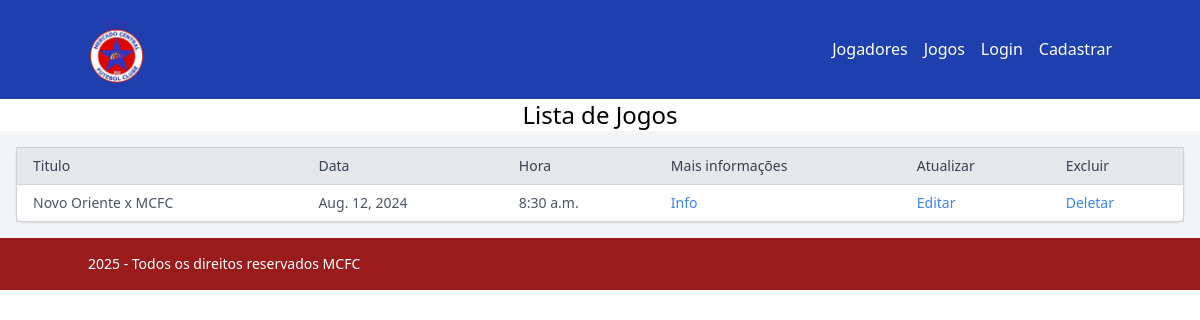
/jogos/, run on the app's committed database.
### jogos/models.py (models this page shows, shortened)
class Jogo(models.Model):
  id = models.UUIDField(primary_key=True, default=uuid.uuid4, editable=False)
  titulo = models.CharField(max_length=150)
  local = models.CharField(max_length=150)
  data_jogo = models.DateField()
  hora_jogo = models.TimeField()
  time_casa = models.CharField(max_length=150)
  time_visitante = models.CharField(max_length=150)
  placar_casa = models.IntegerField(blank=True, null=True)
  placar_visitante = models.IntegerField(blank=True, null=True)
  arte_jogo = models.ImageField(blank=True, null=True)

### jogos/views.py (the view)
# urls.py: path('',JogoListView.as_view(),name='jogos'),
class JogoListView(ListView):
  model = Jogo
  template_name = 'jogos/jogos.html'
  context_object_name = 'jogos'
  paginate_by = 10
  ordering = '-data_jogo'
  queryset = Jogo.objects.all()

### jogos/templates/jogos/jogos.html
{% extends "base.html" %}
{% block content %}
<h1 class="flex justify-center text-2xl">Lista de Jogos</h1>
  <div class="overflow-x-auto p-4 bg-gray-100" >
    <table class="min-w-full border border-gray-300 bg-white rounded-lg shadow">
      <thead class="bg-gray-200">
        <tr>
          <th class="px-4 py-2 text-left text-sm font-medium text-gray-700 border-b border-gray-300">
            Titulo
          </th>
          <th class="px-4 py-2 text-left text-sm font-medium text-gray-700 border-b border-gray-300">
            Data
          </th>
          <th class="px-4 py-2 text-left text-sm font-medium text-gray-700 border-b border-gray-300">
            Hora
          </th>
          <th class="px-4 py-2 text-left text-sm font-medium text-gray-700 border-b border-gray-300">
            Mais informações
          </th>
          <th class="px-4 py-2 text-left text-sm font-medium text-gray-700 border-b border-gray-300">
            Atualizar
          </th>
          <th class="px-4 py-2 text-left text-sm font-medium text-gray-700 border-b border-gray-300">
            Excluir
          </th>
        </tr>
      </thead>
      {% for jogo in jogos %}
      <tbody>
        <tr class="hover:bg-gray-100">
          <td class="px-4 py-2 text-sm text-gray-600 border-b border-gray-300">
            {{ jogo.titulo }}
          </td>
          <td class="px-4 py-2 text-sm text-gray-600 border-b border-gray-300">
            {{ jogo.data_jogo }}
          </td>
          <td class="px-4 py-2 text-sm text-gray-600 border-b border-gray-300">
            {{ jogo.hora_jogo }}
          </td>
          <td class="px-4 py-2 text-sm text-gray-600 border-b border-gray-300">
            <a
              class="text-blue-500 hover:underline"
              href="{% url 'jogo' jogo.id %}">
              Info
            </a>
            <td class="px-4 py-2 text-sm text-gray-600 border-b border-gray-300">
              <a
                class="text-blue-500 hover:underline"
                href="{% url 'atualizar_jogo' jogo.id %}">
                Editar
              </a>
          </td>
          <td class="px-4 py-2 text-sm text-gray-600 border-b border-gray-300">
            <a
              class="text-blue-500 hover:underline"
              href="{% url 'deletar_jogo' jogo.id %}">
              Deletar
            </a>
        </td>
        </tr>
      </tbody>
      {% endfor %}
    </table>
  </div>
{% endblock %}

### data on the page
Jogo: titulo "Novo Oriente x MCFC", data_jogo "Aug. 12, 2024", hora_jogo "8:30 a.m."
